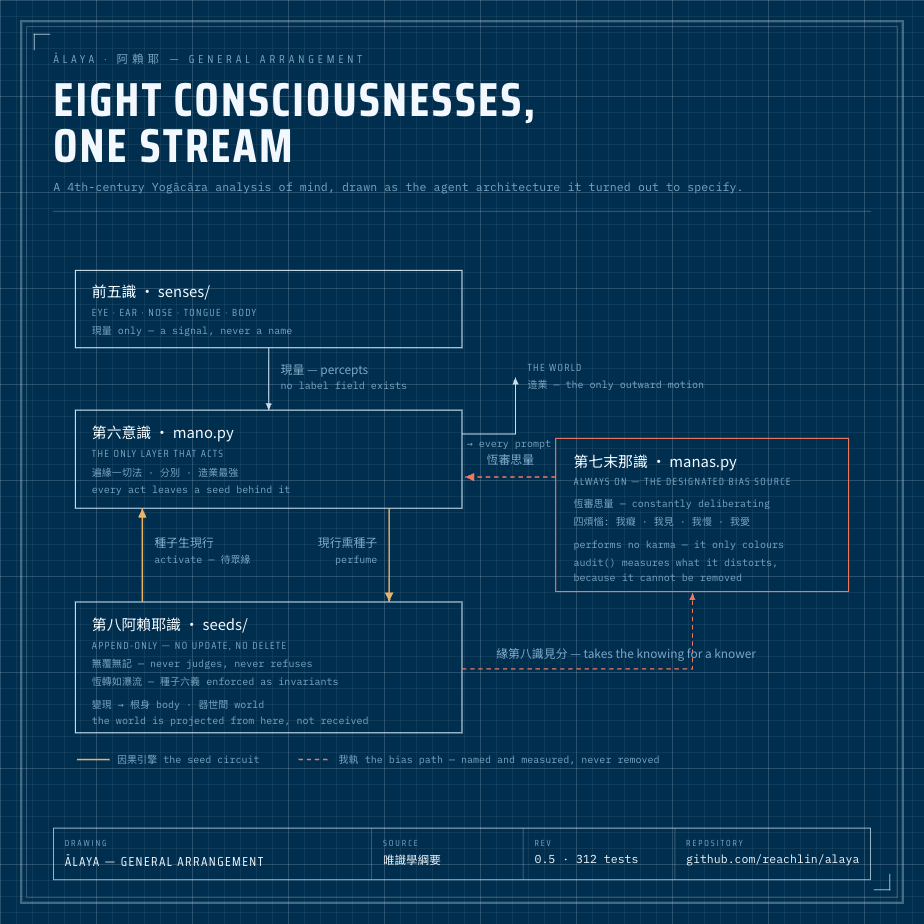
#> input picture docs/img/alaya-general-arrangement.png, 924 x 924 px, found by its file name
$ python animate_plate.py
#> lines starting #> are read from the running program, lines starting #| are printed output that depends on the picture; after the words box and inside, x2 and y2 are one past the last pixel; in counts of white or black regions, pixels touching at a corner belong together
"""Turn the static general-arrangement plate into a looping GIF.

The only thing that moves is the causal circuit: 種子生現行 rising on the left,
現行熏種子 descending on the right. That is not decoration — it is the one part
of the drawing that a still image cannot say. 恆轉如瀑流, "continuously turning
like a waterfall": the store looks continuous while nothing in it stays.

    python docs/animate_plate.py <plate.png> [out.gif]

The gold runs are found by colour rather than by hard-coded coordinates, so the
plate can be re-rendered at another size and this still lands on them.
"""
from __future__ import annotations

import collections
import sys
from pathlib import Path

import numpy as np
from PIL import Image, ImageDraw

GOLD = (230, 178, 92)          # --gold, as drawn in the plate
VERM = (228, 121, 90)          # --verm
SHEET = (11, 46, 79)           # the cyanotype ground, for antialias blends
PULSE = (255, 226, 160)        # the travelling head, a little hotter than the line
FRAMES = 36
MS = 55                        # ~2 s a loop
PULSES_PER_RUN = 2             # two heads per run reads as flow, not as one dot


def find_runs(img: Image.Image, rgb=GOLD, tol=60, min_len=60):
    """Locate the vertical gold arrows by colour."""
    a = np.asarray(img.convert("RGB")).astype(int)
    mask = np.abs(a - np.array(rgb)).sum(2) < tol
    ys, xs = np.nonzero(mask)
    runs = []
    for x, count in sorted(collections.Counter(xs).items()):
        if count < min_len:
            continue
        col = ys[xs == x]
        runs.append((x, int(col.min()), int(col.max())))
    return runs


def glow(draw: ImageDraw.ImageDraw, x: float, y: float):
    """A soft head: three passes, widest and faintest first."""
    for radius, alpha in ((7, 55), (4.5, 130), (2.4, 255)):
        draw.ellipse([x - radius, y - radius, x + radius, y + radius],
                     fill=(*PULSE, alpha))


def build(base: Image.Image, runs) -> list[Image.Image]:
    frames = []
    for f in range(FRAMES):
        overlay = Image.new("RGBA", base.size, (0, 0, 0, 0))
        draw = ImageDraw.Draw(overlay)
        for i, (x, top, bottom) in enumerate(runs):
            rising = i % 2 == 0          # left run carries 種子生現行 upward
            for p in range(PULSES_PER_RUN):
                t = ((f / FRAMES) + p / PULSES_PER_RUN) % 1.0
                y = bottom - t * (bottom - top) if rising else top + t * (bottom - top)
                glow(draw, x, y)
        frames.append(Image.alpha_composite(base.convert("RGBA"), overlay))
    return frames


def build_palette(base: Image.Image) -> Image.Image:
    """A palette with the two accents reserved.

    An adaptive quantiser optimises for how many pixels a colour covers, and the
    gold and vermilion runs are a few hundred pixels each on a field of blue. Left
    to itself it merged them into one entry — gold came out as vermilion, which
    silently destroyed the only distinction the legend rests on. So the accents and
    their antialias blends are reserved first, and the adaptive pass gets whatever
    is left over for the ground.
    """
    reserved: list[tuple[int, int, int]] = []
    for colour in (GOLD, PULSE, VERM):
        reserved.append(colour)
        for k in (0.75, 0.5, 0.25):     # blends toward the ground, for edges
            reserved.append(tuple(round(c * k + g * (1 - k)) for c, g in zip(colour, SHEET)))

    spare = 256 - len(reserved)
    adaptive = base.convert("RGB").quantize(colors=spare, method=Image.MEDIANCUT)
    ground = adaptive.getpalette()[: spare * 3]

    flat = [v for colour in reserved for v in colour] + ground
    flat += [0] * (768 - len(flat))
    pal = Image.new("P", (1, 1))
    pal.putpalette(flat)
    return pal


def save_gif(frames: list[Image.Image], out: Path):
    """One shared palette across every frame, so the loop does not shimmer."""
    palette = build_palette(frames[0])
    quantised = [f.convert("RGB").quantize(palette=palette, dither=Image.NONE)
                 for f in frames]
    # disposal=1 keeps the previous frame, so Pillow writes only the rectangle
    # that actually changed — here, the few dozen pixels the heads move through.
    quantised[0].save(
        out, save_all=True, append_images=quantised[1:],
        duration=MS, loop=0, optimize=True, disposal=1,
    )


def main() -> None:
    src = Path(sys.argv[1] if len(sys.argv) > 1 else "docs/img/alaya-general-arrangement.png")
    out = Path(sys.argv[2] if len(sys.argv) > 2 else src.with_suffix(".gif"))
    base = Image.open(src)
#> base is the input picture: PIL image 924x924 RGB; mean R, G, B 10.5, 54.9, 85.8
    runs = find_runs(base)
#> in find_runs, `mask = np.abs(a - np.array(rgb)).sum(2) < tol`:
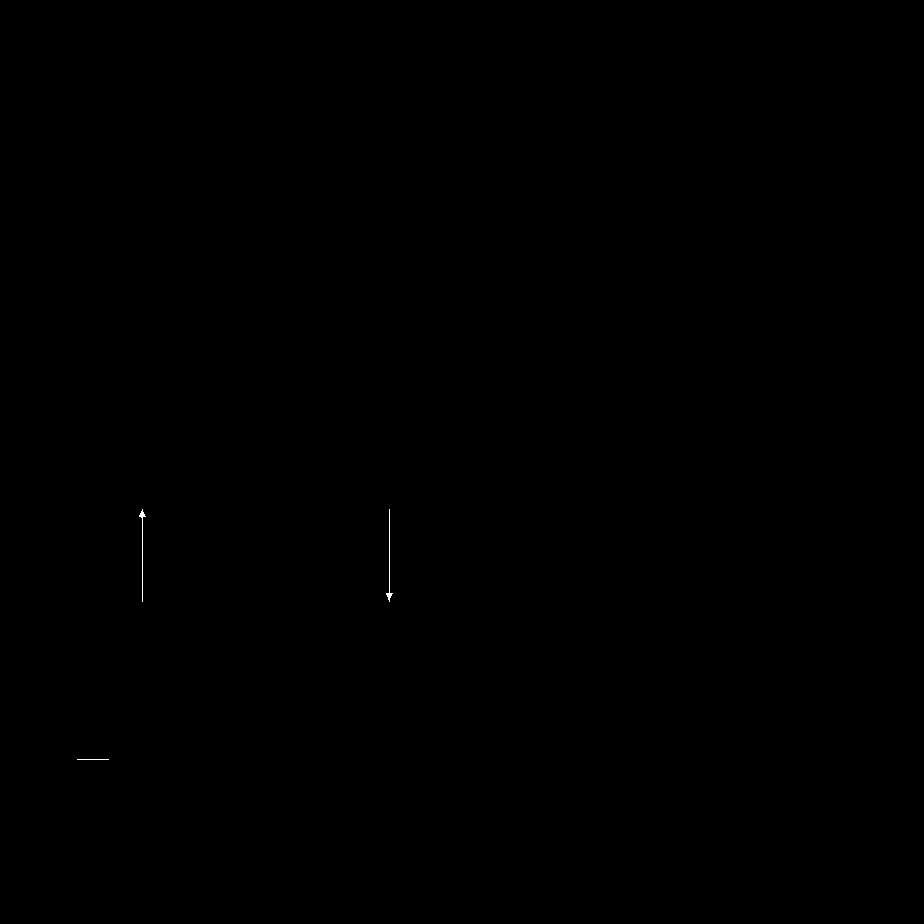
#> mask: shape (924, 924) bool; 0.03% white in thin lines or dots, all inside (x1, y1, x2, y2) = (77, 509, 393, 760)
#> in find_runs, `ys, xs = np.nonzero(mask)`: ys = 262 values from 509 to 759; xs = 262 values, max 392 at index 197, min 77 at index 230, mean 244.3
#> the loop in find_runs, `for x, count in sorted(collections.Counter(xs).items()):` made 46 passes
#> (x, count) on passes 1 to 12: (77, 1), (78, 1), (79, 1), (80, 1), (81, 1), (82, 1), (83, 1), (84, 1), (85, 1), (86, 1), (87, 1), (88, 1)
#> after the loop in find_runs, `for x, count in sorted(collections.Counter(xs).items()):`: runs = [(142, 509, 601), (389, 509, 601)]
#> runs = [(142, 509, 601), (389, 509, 601)]
    if len(runs) < 2:
        raise SystemExit(f"expected two gold runs, found {len(runs)}: {runs}")
    print(f"gold runs: {runs}")
#| gold runs: [(142, 509, 601), (389, 509, 601)]
    save_gif(build(base, runs), out)
#> after the loop in build, `for f in range(FRAMES):`: frames = 36 items
#> in build_palette, `reserved: list[tuple[int, int, int]] = []`: reserved = []
#> after the loop in build_palette, `for colour in (GOLD, PULSE, VERM):`: reserved = [(230, 178, 92), (175, 145, 89), (120, 112, 86), (66, 79, 82), (255, 226, 160), (194, 181, 140), (133, 136, 120), (72, 91, 99), (228, 121, 90), (174, 102, 87), (120, 84, 84), (65, 65, 82)]
#> in build_palette, `spare = 256 - len(reserved)`: spare = 244
#> in build_palette, `ground = adaptive.getpalette()[: spare * 3]`: ground = 732 values, max 253 at index 2, min 0 at index 723, mean 101.9
#> in build_palette, `flat = [v for colour in reserved for v in colour] + ground`: flat = 768 values, max 255 at index 12, min 0 at index 759, mean 103.1
#> in save_gif, `quantised = [f.convert("RGB").quantize(palette=palette, dither=Image.N..`: quantised = 36 items
#> (the run stopped early here; a loop or call above may not have finished)
